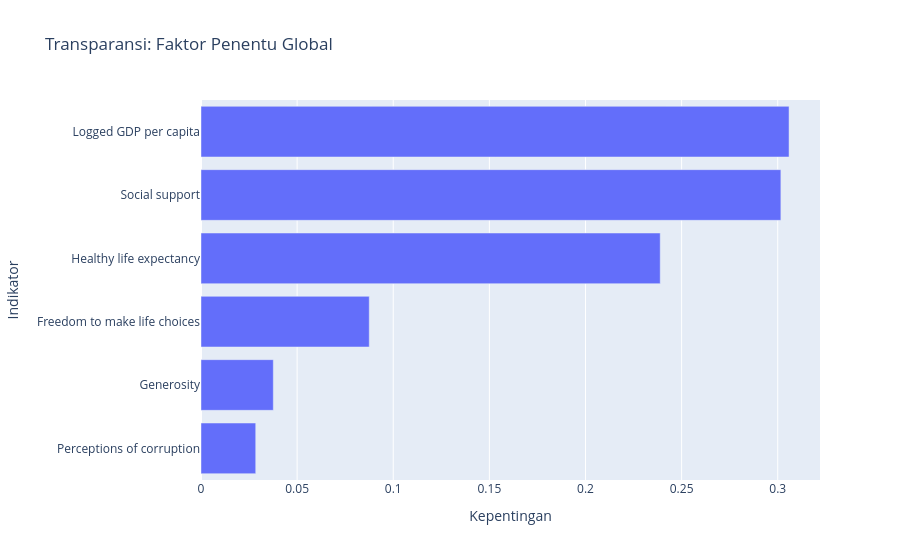

Notebook cell for this chart:
### Markdown cell above
## Kesimpulan Berbasis Siklus Kebijakan

1. **Fase Perencanaan (Simulasi Dampak)**: Melalui fitur Policy Simulation, kita dapat memproyeksikan kenaikan kebahagiaan publik sebelum intervensi dilakukan.
2. **Fase Implementasi (Otomasi & Efisiensi)**: Model terlatih dapat diintegrasikan ke dalam backend GovPulse untuk merespons aduan atau mengaudit data bansos secara otomatis.
3. **Fase Evaluasi (Audit & Sentimen)**: Melalui transparansi model (Feature Importance), kita mengetahui apakah variabel ekonomi (GDP) atau sosial benar-benar berkorelasi dengan hasil di lapangan.

### Code cell
importances = final_model.named_steps['gb'].feature_importances_
feat_df = pd.DataFrame({'Indikator': features, 'Kepentingan': importances}).sort_values('Kepentingan')
px.bar(feat_df, x='Kepentingan', y='Indikator', orientation='h', title="Transparansi: Faktor Penentu Global").show()

### Figure 1 — Plotly figure (JSON) as saved in the notebook; plotly's stock layout.template omitted (floating-point values rounded to 4 significant figures)
{"data": [{"hovertemplate": "Kepentingan=%{x}<br>Indikator=%{y}<extra></extra>", "legendgroup": "", "marker": {"color": "#636efa", "pattern": {"shape": ""}}, "name": "", "orientation": "h", "showlegend": false, "textposition": "auto", "type": "bar", "x": [0.02847, 0.03762, 0.08752, 0.2389, 0.3016, 0.3059], "xaxis": "x", "y": ["Perceptions of corruption", "Generosity", "Freedom to make life choices", "Healthy life expectancy", "Social support", "Logged GDP per capita"], "yaxis": "y"}], "layout": {"barmode": "relative", "legend": {"tracegroupgap": 0}, "title": {"text": "Transparansi: Faktor Penentu Global"}, "xaxis": {"anchor": "y", "domain": [0, 1], "title": {"text": "Kepentingan"}}, "yaxis": {"anchor": "x", "domain": [0, 1], "title": {"text": "Indikator"}}}}
